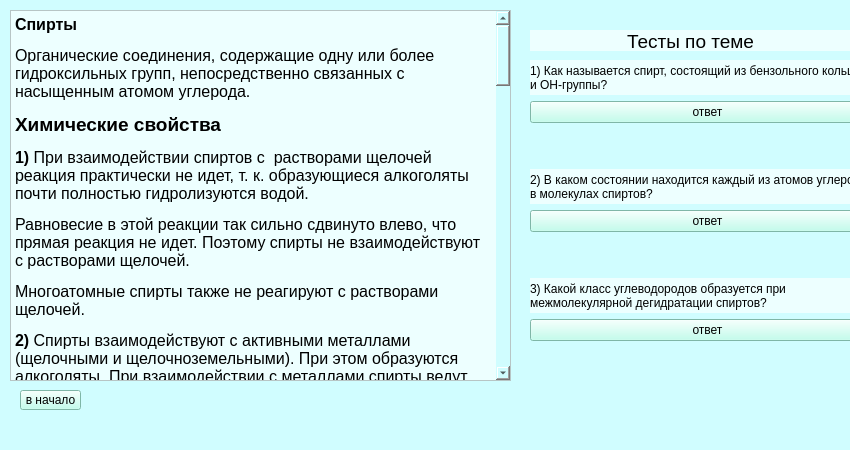
<?xml version="1.0" encoding="UTF-8"?>
<ui version="4.0">
 <class>MainWindow</class>
 <widget class="QMainWindow" name="MainWindow">
  <property name="geometry">
   <rect>
    <x>0</x>
    <y>0</y>
    <width>850</width>
    <height>450</height>
   </rect>
  </property>
  <property name="windowTitle">
   <string>MainWindow</string>
  </property>
  <property name="styleSheet">
   <string notr="true">background-color: rgb(208, 253, 255)</string>
  </property>
  <widget class="QWidget" name="centralwidget">
   <widget class="QTextEdit" name="textEdit">
    <property name="geometry">
     <rect>
      <x>10</x>
      <y>10</y>
      <width>501</width>
      <height>371</height>
     </rect>
    </property>
    <property name="styleSheet">
     <string notr="true">background-color: rgb(237, 255, 255);</string>
    </property>
    <property name="html">
     <string>&lt;!DOCTYPE HTML PUBLIC &quot;-//W3C//DTD HTML 4.0//EN&quot; &quot;http://www.w3.org/TR/REC-html40/strict.dtd&quot;&gt;
&lt;html&gt;&lt;head&gt;&lt;meta name=&quot;qrichtext&quot; content=&quot;1&quot; /&gt;&lt;style type=&quot;text/css&quot;&gt;
p, li { white-space: pre-wrap; }
&lt;/style&gt;&lt;/head&gt;&lt;body style=&quot; font-family:'MS Shell Dlg 2'; font-size:8pt; font-weight:400; font-style:normal;&quot;&gt;
&lt;p style=&quot; margin-top:12px; margin-bottom:0px; margin-left:0px; margin-right:0px; -qt-block-indent:0; text-indent:0px;&quot;&gt;&lt;span style=&quot; font-size:12pt; font-weight:600;&quot;&gt;Спирты&lt;/span&gt;&lt;/p&gt;
&lt;p style=&quot; margin-top:12px; margin-bottom:0px; margin-left:0px; margin-right:0px; -qt-block-indent:0; text-indent:0px;&quot;&gt;&lt;span style=&quot; font-size:12pt;&quot;&gt;Органические соединения, содержащие одну или более гидроксильных групп, непосредственно связанных с насыщенным атомом углерода.&lt;/span&gt;&lt;/p&gt;
&lt;p style=&quot; margin-top:12px; margin-bottom:0px; margin-left:0px; margin-right:0px; -qt-block-indent:0; text-indent:0px;&quot;&gt;&lt;span style=&quot; font-size:14pt; font-weight:600;&quot;&gt;Химические свойства&lt;/span&gt;&lt;/p&gt;
&lt;p style=&quot; margin-top:12px; margin-bottom:0px; margin-left:0px; margin-right:0px; -qt-block-indent:0; text-indent:0px;&quot;&gt;&lt;span style=&quot; font-family:'Times New Roman,serif'; font-size:12pt; font-weight:600;&quot;&gt;1)&lt;/span&gt;&lt;span style=&quot; font-family:'Times New Roman'; font-size:12pt; font-weight:600;&quot;&gt; &lt;/span&gt;&lt;span style=&quot; font-family:'Times New Roman,serif'; font-size:12pt;&quot;&gt;При взаимодействии спиртов с  растворами щелочей реакция практически не идет, т. к. образующиеся алкоголяты почти полностью гидролизуются водой.&lt;/span&gt;&lt;span style=&quot; font-size:12pt;&quot;&gt; &lt;/span&gt;&lt;/p&gt;
&lt;p style=&quot; margin-top:12px; margin-bottom:12px; margin-left:0px; margin-right:0px; -qt-block-indent:0; text-indent:0px;&quot;&gt;&lt;span style=&quot; font-family:'Times New Roman,serif'; font-size:12pt;&quot;&gt;Равновесие в этой реакции так сильно сдвинуто влево, что прямая реакция не идет. Поэтому спирты не взаимодействуют с растворами щелочей.&lt;/span&gt;&lt;span style=&quot; font-size:12pt;&quot;&gt; &lt;/span&gt;&lt;/p&gt;
&lt;p style=&quot; margin-top:12px; margin-bottom:12px; margin-left:0px; margin-right:0px; -qt-block-indent:0; text-indent:0px;&quot;&gt;&lt;span style=&quot; font-family:'Times New Roman,serif'; font-size:12pt;&quot;&gt;Многоатомные спирты также не реагируют с растворами щелочей.&lt;/span&gt;&lt;span style=&quot; font-size:12pt;&quot;&gt; &lt;/span&gt;&lt;/p&gt;
&lt;p style=&quot; margin-top:12px; margin-bottom:12px; margin-left:0px; margin-right:0px; -qt-block-indent:0; text-indent:0px;&quot;&gt;&lt;span style=&quot; font-family:'Times New Roman,serif'; font-size:12pt; font-weight:600;&quot;&gt;2)&lt;/span&gt;&lt;span style=&quot; font-family:'Times New Roman'; font-size:12pt;&quot;&gt; &lt;/span&gt;&lt;span style=&quot; font-family:'Times New Roman,serif'; font-size:12pt;&quot;&gt;Спирты взаимодействуют с активными металлами (щелочными и щелочноземельными). При этом образуются алкоголяты. При взаимодействии с металлами спирты ведут себя, как кислоты.&lt;/span&gt;&lt;span style=&quot; font-size:12pt;&quot;&gt; &lt;/span&gt;&lt;/p&gt;
&lt;p style=&quot; margin-top:12px; margin-bottom:12px; margin-left:0px; margin-right:0px; -qt-block-indent:0; text-indent:0px;&quot;&gt;&lt;span style=&quot; font-family:'Times New Roman,serif'; font-size:12pt;&quot;&gt;Например, этанол взаимодействует с калием с образованием этилата калия и водорода.&lt;/span&gt;&lt;span style=&quot; font-size:12pt;&quot;&gt; &lt;/span&gt;&lt;/p&gt;
&lt;p style=&quot; margin-top:12px; margin-bottom:12px; margin-left:0px; margin-right:0px; -qt-block-indent:0; text-indent:0px;&quot;&gt;&lt;span style=&quot; font-family:'Times New Roman,serif'; font-size:12pt; font-weight:600;&quot;&gt;3)&lt;/span&gt;&lt;span style=&quot; font-family:'Times New Roman'; font-size:12pt;&quot;&gt; &lt;/span&gt;&lt;span style=&quot; font-family:'Times New Roman,serif'; font-size:12pt;&quot;&gt;Многоатомные спирты взаимодействуют с раствором гидроксида меди (II) в присутствии щелочи, образуя комплексные соли (качественная реакция на многоатомные спирты).&lt;/span&gt;&lt;span style=&quot; font-size:12pt;&quot;&gt; &lt;/span&gt;&lt;/p&gt;
&lt;p style=&quot; margin-top:12px; margin-bottom:12px; margin-left:0px; margin-right:0px; -qt-block-indent:0; text-indent:0px;&quot;&gt;&lt;span style=&quot; font-family:'Times New Roman,serif'; font-size:12pt;&quot;&gt;Например, при взаимодействии этиленгликоля со свежеосажденным гидроксидом меди (II) образуется  ярко-синий раствор гликолята меди&lt;/span&gt;&lt;span style=&quot; font-size:12pt;&quot;&gt; &lt;/span&gt;&lt;/p&gt;
&lt;p style=&quot; margin-top:12px; margin-bottom:12px; margin-left:0px; margin-right:0px; -qt-block-indent:0; text-indent:0px;&quot;&gt;&lt;span style=&quot; font-family:'Times New Roman,serif'; font-size:12pt; font-weight:600;&quot;&gt;4)&lt;/span&gt;&lt;span style=&quot; font-family:'Times New Roman'; font-size:12pt; font-weight:600;&quot;&gt; &lt;/span&gt;&lt;span style=&quot; font-family:'Times New Roman,serif'; font-size:12pt;&quot;&gt;При взаимодействии спиртов с галогеноводородами группа ОН замещается на галоген и образуется галогеналкан.&lt;/span&gt;&lt;span style=&quot; font-size:12pt;&quot;&gt; &lt;/span&gt;&lt;/p&gt;
&lt;p style=&quot; margin-top:12px; margin-bottom:12px; margin-left:0px; margin-right:0px; -qt-block-indent:0; text-indent:0px;&quot;&gt;&lt;span style=&quot; font-family:'Times New Roman,serif'; font-size:12pt;&quot;&gt;Например, этанол реагирует с бромоводородом.&lt;/span&gt;&lt;span style=&quot; font-size:12pt;&quot;&gt; &lt;/span&gt;&lt;/p&gt;
&lt;p style=&quot; margin-top:12px; margin-bottom:12px; margin-left:0px; margin-right:0px; -qt-block-indent:0; text-indent:0px;&quot;&gt;&lt;span style=&quot; font-family:'Times New Roman,serif'; font-size:12pt; font-weight:600;&quot;&gt;5)&lt;/span&gt;&lt;span style=&quot; font-family:'Times New Roman'; font-size:12pt;&quot;&gt; &lt;/span&gt;&lt;span style=&quot; font-family:'Times New Roman,serif'; font-size:12pt;&quot;&gt;Гидроксогруппу спиртов можно заместить на аминогруппу при нагревании спирта с аммиаком на катализаторе.&lt;/span&gt;&lt;span style=&quot; font-size:12pt;&quot;&gt; &lt;/span&gt;&lt;/p&gt;
&lt;p style=&quot; margin-top:12px; margin-bottom:12px; margin-left:0px; margin-right:0px; -qt-block-indent:0; text-indent:0px;&quot;&gt;&lt;span style=&quot; font-family:'Times New Roman,serif'; font-size:12pt;&quot;&gt;Например, при взаимодействии этанола с аммиаком образуется этиламин.&lt;/span&gt;&lt;span style=&quot; font-size:12pt;&quot;&gt; &lt;/span&gt;&lt;/p&gt;
&lt;p style=&quot; margin-top:12px; margin-bottom:12px; margin-left:0px; margin-right:0px; -qt-block-indent:0; text-indent:0px;&quot;&gt;&lt;span style=&quot; font-family:'Times New Roman,serif'; font-size:12pt; font-weight:600;&quot;&gt;6)&lt;/span&gt;&lt;span style=&quot; font-family:'Times New Roman'; font-size:12pt;&quot;&gt; &lt;/span&gt;&lt;span style=&quot; font-family:'Times New Roman,serif'; font-size:12pt;&quot;&gt;Этерификация (образование сложных эфиров)&lt;/span&gt;&lt;span style=&quot; font-size:12pt;&quot;&gt; &lt;/span&gt;&lt;/p&gt;
&lt;p style=&quot; margin-top:12px; margin-bottom:12px; margin-left:0px; margin-right:0px; -qt-block-indent:0; text-indent:0px;&quot;&gt;&lt;span style=&quot; font-family:'Times New Roman,serif'; font-size:12pt;&quot;&gt;Одноатомные и многоатомные спирты вступают в реакции с карбоновыми кислотами, образуя сложные эфиры.&lt;/span&gt;&lt;span style=&quot; font-size:12pt;&quot;&gt; &lt;/span&gt;&lt;/p&gt;
&lt;p style=&quot; margin-top:12px; margin-bottom:12px; margin-left:0px; margin-right:0px; -qt-block-indent:0; text-indent:0px;&quot;&gt;&lt;span style=&quot; font-family:'Times New Roman,serif'; font-size:12pt; font-weight:600;&quot;&gt;7)&lt;/span&gt;&lt;span style=&quot; font-family:'Times New Roman'; font-size:12pt;&quot;&gt; &lt;/span&gt;&lt;span style=&quot; font-family:'Times New Roman,serif'; font-size:12pt;&quot;&gt;Спирты взаимодействуют и с неорганическими кислотами, например, азотной или серной.&lt;/span&gt;&lt;span style=&quot; font-size:12pt;&quot;&gt; &lt;/span&gt;&lt;/p&gt;
&lt;p style=&quot; margin-top:12px; margin-bottom:12px; margin-left:0px; margin-right:0px; -qt-block-indent:0; text-indent:0px;&quot;&gt;&lt;span style=&quot; font-family:'Times New Roman,serif'; font-size:12pt;&quot;&gt;Например, при взаимодействии этанола с азотной кислотой образуется сложный эфир этилнитрат.&lt;/span&gt;&lt;span style=&quot; font-size:12pt;&quot;&gt; &lt;/span&gt;&lt;/p&gt;
&lt;p style=&quot; margin-top:12px; margin-bottom:12px; margin-left:0px; margin-right:0px; -qt-block-indent:0; text-indent:0px;&quot;&gt;&lt;span style=&quot; font-family:'Times New Roman,serif'; font-size:12pt; font-weight:600;&quot;&gt;8)&lt;/span&gt;&lt;span style=&quot; font-family:'Times New Roman'; font-size:12pt; font-weight:600;&quot;&gt; &lt;/span&gt;&lt;span style=&quot; font-family:'Times New Roman,serif'; font-size:12pt;&quot;&gt;При высокой температуре (больше 140оС) происходит внутримолекулярная дегидратация и образуется соответствующий алкен.&lt;/span&gt;&lt;span style=&quot; font-size:12pt;&quot;&gt; &lt;/span&gt;&lt;/p&gt;
&lt;p style=&quot; margin-top:12px; margin-bottom:12px; margin-left:0px; margin-right:0px; -qt-block-indent:0; text-indent:0px;&quot;&gt;&lt;span style=&quot; font-family:'Times New Roman,serif'; font-size:12pt;&quot;&gt;Например, из этанола под действием концентрированной серной кислоты при температуре выше 140 градусов образуется этилен&lt;/span&gt;&lt;span style=&quot; font-size:12pt;&quot;&gt; &lt;/span&gt;&lt;/p&gt;
&lt;p style=&quot; margin-top:12px; margin-bottom:12px; margin-left:0px; margin-right:0px; -qt-block-indent:0; text-indent:0px;&quot;&gt;&lt;span style=&quot; font-family:'Times New Roman,serif'; font-size:12pt; font-weight:600;&quot;&gt;9)&lt;/span&gt;&lt;span style=&quot; font-family:'Times New Roman'; font-size:12pt;&quot;&gt; &lt;/span&gt;&lt;span style=&quot; font-family:'Times New Roman,serif'; font-size:12pt;&quot;&gt;При низкой температуре (меньше 140оС) происходит межмолекулярная дегидратация по механизму нуклеофильного замещения: ОН-группа в одной молекуле спирта замещается на группу OR другой молекулы. Продуктом реакции является простой эфир.&lt;/span&gt;&lt;span style=&quot; font-size:12pt;&quot;&gt; &lt;/span&gt;&lt;/p&gt;
&lt;p style=&quot; margin-top:12px; margin-bottom:12px; margin-left:0px; margin-right:0px; -qt-block-indent:0; text-indent:0px;&quot;&gt;&lt;span style=&quot; font-family:'Times New Roman,serif'; font-size:12pt;&quot;&gt;Например, при дегидратации этанола при температуре до 140оС образуется диэтиловый эфир&lt;/span&gt;&lt;span style=&quot; font-size:12pt;&quot;&gt; &lt;/span&gt;&lt;/p&gt;
&lt;p style=&quot; margin-top:12px; margin-bottom:12px; margin-left:0px; margin-right:0px; -qt-block-indent:0; text-indent:0px;&quot;&gt;&lt;span style=&quot; font-family:'Times New Roman,serif'; font-size:12pt; font-weight:600;&quot;&gt;10)&lt;/span&gt;&lt;span style=&quot; font-family:'Times New Roman'; font-size:12pt;&quot;&gt; &lt;/span&gt;&lt;span style=&quot; font-family:'Times New Roman,serif'; font-size:12pt;&quot;&gt;Cпирты можно окислить оксидом меди (II) при нагревании. При этом медь восстанавливается до простого вещества. Первичные спирты окисляются до альдегидов, вторичные до кетонов, а метанол окисляется до метаналя.&lt;/span&gt;&lt;span style=&quot; font-size:12pt;&quot;&gt; &lt;/span&gt;&lt;/p&gt;
&lt;p style=&quot; margin-top:12px; margin-bottom:12px; margin-left:0px; margin-right:0px; -qt-block-indent:0; text-indent:0px;&quot;&gt;&lt;span style=&quot; font-family:'Times New Roman,serif'; font-size:12pt;&quot;&gt;Например, этанол окисляется оксидом меди до уксусного альдегида&lt;/span&gt;&lt;span style=&quot; font-size:12pt;&quot;&gt; &lt;/span&gt;&lt;/p&gt;
&lt;p style=&quot; margin-top:12px; margin-bottom:12px; margin-left:0px; margin-right:0px; -qt-block-indent:0; text-indent:0px;&quot;&gt;&lt;span style=&quot; font-family:'Times New Roman,serif'; font-size:12pt; font-weight:600;&quot;&gt;11)&lt;/span&gt;&lt;span style=&quot; font-family:'Times New Roman'; font-size:12pt;&quot;&gt; &lt;/span&gt;&lt;span style=&quot; font-family:'Times New Roman,serif'; font-size:12pt;&quot;&gt;Cпирты можно окислить кислородом в присутствии катализатора (медь, оксид хрома (III) и др.). Первичные спирты окисляются до альдегидов, вторичные до кетонов, а метанол окисляется до метаналя.&lt;/span&gt;&lt;span style=&quot; font-size:12pt;&quot;&gt; &lt;/span&gt;&lt;/p&gt;
&lt;p style=&quot; margin-top:12px; margin-bottom:12px; margin-left:0px; margin-right:0px; -qt-block-indent:0; text-indent:0px;&quot;&gt;&lt;span style=&quot; font-family:'Times New Roman,serif'; font-size:12pt;&quot;&gt;Например, при окислении пропанола-1 образуется пропаналь&lt;/span&gt;&lt;span style=&quot; font-size:12pt;&quot;&gt; &lt;/span&gt;&lt;/p&gt;
&lt;p style=&quot; margin-top:12px; margin-bottom:12px; margin-left:0px; margin-right:0px; -qt-block-indent:0; text-indent:0px;&quot;&gt;&lt;span style=&quot; font-family:'Times New Roman,serif'; font-size:12pt; font-weight:600;&quot;&gt;12)&lt;/span&gt;&lt;span style=&quot; font-family:'Times New Roman'; font-size:12pt;&quot;&gt; &lt;/span&gt;&lt;span style=&quot; font-family:'Times New Roman,serif'; font-size:12pt;&quot;&gt;При жестком окислении под действием перманганатов или соединений хрома (VI) первичные спирты окисляются до карбоновых кислот, вторичные спирты окисляются до кетонов, метанол окисляется до углекислого газа.&lt;/span&gt;&lt;span style=&quot; font-size:12pt;&quot;&gt; &lt;/span&gt;&lt;/p&gt;
&lt;p style=&quot; margin-top:12px; margin-bottom:12px; margin-left:0px; margin-right:0px; -qt-block-indent:0; text-indent:0px;&quot;&gt;&lt;span style=&quot; font-family:'Times New Roman,serif'; font-size:12pt;&quot;&gt; &lt;/span&gt;&lt;span style=&quot; font-size:12pt;&quot;&gt; &lt;/span&gt;&lt;/p&gt;
&lt;p style=&quot; margin-top:12px; margin-bottom:12px; margin-left:0px; margin-right:0px; -qt-block-indent:0; text-indent:0px;&quot;&gt;&lt;span style=&quot; font-family:'Times New Roman,serif'; font-size:12pt;&quot;&gt;При нагревании первичного спирта с перманганатом или дихроматом калия в кислой среде может образоваться также альдегид, если его сразу удаляют из реакционной смеси.&lt;/span&gt;&lt;span style=&quot; font-size:12pt;&quot;&gt; &lt;/span&gt;&lt;/p&gt;
&lt;p style=&quot; margin-top:12px; margin-bottom:12px; margin-left:0px; margin-right:0px; -qt-block-indent:0; text-indent:0px;&quot;&gt;&lt;span style=&quot; font-family:'Times New Roman,serif'; font-size:12pt;&quot;&gt; &lt;/span&gt;&lt;span style=&quot; font-size:12pt;&quot;&gt; &lt;/span&gt;&lt;/p&gt;
&lt;p style=&quot; margin-top:12px; margin-bottom:12px; margin-left:0px; margin-right:0px; -qt-block-indent:0; text-indent:0px;&quot;&gt;&lt;span style=&quot; font-family:'Times New Roman,serif'; font-size:12pt;&quot;&gt;Третичные спирты окисляются только в жестких условиях (в кислой среде при высокой температуре) под действием сильных окислителей: перманганатов или дихроматов. При этом происходит разрыв углеродной цепи и могут образоваться углекислый газ, карбоновая кислота или кетон, в зависимости от строения спирта.&lt;/span&gt;&lt;span style=&quot; font-size:12pt;&quot;&gt; &lt;/span&gt;&lt;/p&gt;
&lt;p style=&quot; margin-top:12px; margin-bottom:12px; margin-left:0px; margin-right:0px; -qt-block-indent:0; text-indent:0px;&quot;&gt;&lt;span style=&quot; font-family:'Times New Roman,serif'; font-size:12pt; font-weight:600;&quot;&gt;13)&lt;/span&gt;&lt;span style=&quot; font-family:'Times New Roman'; font-size:12pt;&quot;&gt; &lt;/span&gt;&lt;span style=&quot; font-family:'Times New Roman,serif'; font-size:12pt;&quot;&gt;Горение спиртов&lt;/span&gt;&lt;span style=&quot; font-size:12pt;&quot;&gt; &lt;/span&gt;&lt;/p&gt;
&lt;p style=&quot; margin-top:12px; margin-bottom:12px; margin-left:0px; margin-right:0px; -qt-block-indent:0; text-indent:0px;&quot;&gt;&lt;span style=&quot; font-family:'Times New Roman,serif'; font-size:12pt;&quot;&gt;Образуются углекислый газ и вода и выделяется большое количество теплоты.&lt;/span&gt;&lt;span style=&quot; font-size:12pt;&quot;&gt; &lt;/span&gt;&lt;/p&gt;
&lt;p style=&quot; margin-top:12px; margin-bottom:12px; margin-left:0px; margin-right:0px; -qt-block-indent:0; text-indent:0px;&quot;&gt;&lt;span style=&quot; font-family:'Times New Roman,serif'; font-size:12pt; font-weight:600;&quot;&gt;14)&lt;/span&gt;&lt;span style=&quot; font-family:'Times New Roman'; font-size:12pt;&quot;&gt; &lt;/span&gt;&lt;span style=&quot; font-family:'Times New Roman,serif'; font-size:12pt;&quot;&gt;При нагревании спиртов в присутствии медного катализатора протекает реакция дегидрирования. При дегидрировании метанола и первичных спиртов образуются альдегиды, при дегидрировании вторичных спиртов образуются кетоны. &lt;/span&gt;&lt;/p&gt;
&lt;p style=&quot; margin-top:12px; margin-bottom:12px; margin-left:0px; margin-right:0px; -qt-block-indent:0; text-indent:0px;&quot;&gt;&lt;span style=&quot; font-family:'Times New Roman,serif'; font-size:12pt;&quot;&gt;Например, при дегидрировании этанола образуется этаналь&lt;/span&gt;&lt;span style=&quot; font-size:12pt;&quot;&gt; &lt;/span&gt;&lt;/p&gt;&lt;/body&gt;&lt;/html&gt;</string>
    </property>
   </widget>
   <widget class="QPushButton" name="btn_return">
    <property name="geometry">
     <rect>
      <x>20</x>
      <y>390</y>
      <width>61</width>
      <height>20</height>
     </rect>
    </property>
    <property name="styleSheet">
     <string notr="true">background-color: rgb(178, 255, 234);</string>
    </property>
    <property name="text">
     <string>в начало</string>
    </property>
   </widget>
   <widget class="QLabel" name="content">
    <property name="geometry">
     <rect>
      <x>530</x>
      <y>30</y>
      <width>321</width>
      <height>21</height>
     </rect>
    </property>
    <property name="styleSheet">
     <string notr="true">background-color: rgb(237, 255, 255);</string>
    </property>
    <property name="text">
     <string>&lt;html&gt;&lt;head/&gt;&lt;body&gt;&lt;p align=&quot;center&quot;&gt;&lt;span style=&quot; font-size:14pt;&quot;&gt;Тесты по теме&lt;/span&gt;&lt;/p&gt;&lt;/body&gt;&lt;/html&gt;</string>
    </property>
   </widget>
   <widget class="QWidget" name="verticalLayoutWidget_2">
    <property name="geometry">
     <rect>
      <x>530</x>
      <y>60</y>
      <width>355</width>
      <height>321</height>
     </rect>
    </property>
    <layout class="QVBoxLayout" name="verticalLayout_2">
     <item>
      <widget class="QLabel" name="question_1">
       <property name="styleSheet">
        <string notr="true">background-color: rgb(237, 255, 255);</string>
       </property>
       <property name="text">
        <string>1) Как называется спирт, состоящий из бензольного кольца
и ОН-группы?</string>
       </property>
      </widget>
     </item>
     <item>
      <widget class="QPushButton" name="answer_1">
       <property name="styleSheet">
        <string notr="true">background-color: rgb(178, 255, 234);</string>
       </property>
       <property name="text">
        <string>ответ</string>
       </property>
      </widget>
     </item>
     <item>
      <widget class="QLabel" name="ans_1">
       <property name="text">
        <string/>
       </property>
      </widget>
     </item>
     <item>
      <widget class="QLabel" name="question_2">
       <property name="styleSheet">
        <string notr="true">background-color: rgb(237, 255, 255);</string>
       </property>
       <property name="text">
        <string>2) В каком состоянии находится каждый из атомов углерода
в молекулах спиртов?</string>
       </property>
      </widget>
     </item>
     <item>
      <widget class="QPushButton" name="answer_2">
       <property name="styleSheet">
        <string notr="true">background-color: rgb(178, 255, 234);</string>
       </property>
       <property name="text">
        <string>ответ</string>
       </property>
      </widget>
     </item>
     <item>
      <widget class="QLabel" name="ans_2">
       <property name="text">
        <string/>
       </property>
      </widget>
     </item>
     <item>
      <widget class="QLabel" name="question_3">
       <property name="styleSheet">
        <string notr="true">background-color: rgb(237, 255, 255);</string>
       </property>
       <property name="text">
        <string>3) Какой класс углеводородов образуется при
межмолекулярной дегидратации спиртов?</string>
       </property>
      </widget>
     </item>
     <item>
      <widget class="QPushButton" name="answer_3">
       <property name="styleSheet">
        <string notr="true">background-color: rgb(178, 255, 234);</string>
       </property>
       <property name="text">
        <string>ответ</string>
       </property>
      </widget>
     </item>
     <item>
      <widget class="QLabel" name="ans_3">
       <property name="text">
        <string/>
       </property>
      </widget>
     </item>
    </layout>
   </widget>
  </widget>
  <widget class="QMenuBar" name="menubar">
   <property name="geometry">
    <rect>
     <x>0</x>
     <y>0</y>
     <width>850</width>
     <height>18</height>
    </rect>
   </property>
  </widget>
  <widget class="QStatusBar" name="statusbar"/>
 </widget>
 <resources/>
 <connections/>
</ui>
